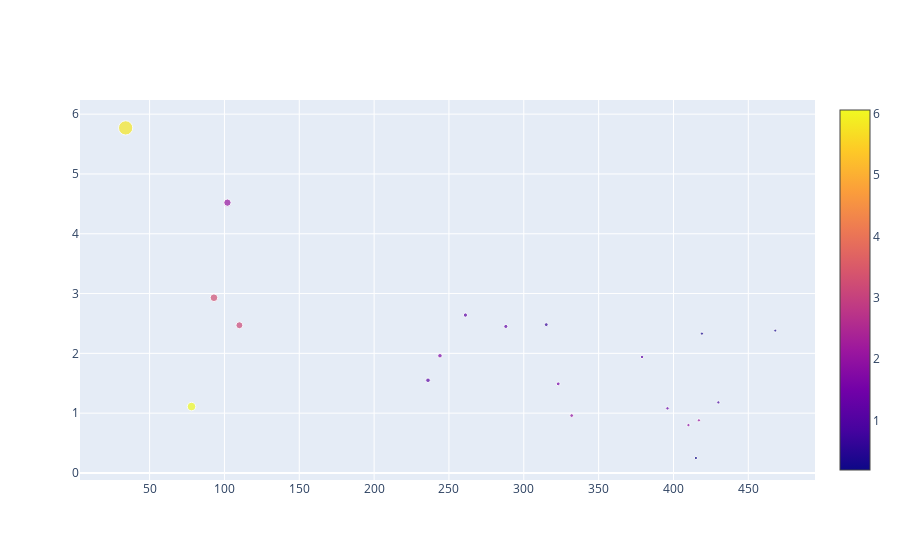

The notebook cell this image was saved under:
### Markdown cell above
Bubble Charts

### Code cell
# data preparation
df2015 = vgsales[vgsales.Year == 2015].iloc[:20,:]

data = [
    {
        'y': df2015.NA_Sales,
        'x': df2015.Rank,
        'mode': 'markers',
        'marker': {
            'color': df2015.EU_Sales,
            'size': df2015.Global_Sales,
            'showscale': True
        },
        "text" :  df2015.Name    
    }
]
iplot(data)

### Figure 1 — Plotly figure (JSON) as saved in the notebook; plotly's stock layout.template omitted (floating-point values rounded to 4 significant figures)
{"data": [{"marker": {"color": [5.81, 6.06, 3.29, 2.09, 3.15, 1.15, 1.69, 1.2, 1.26, 0.65, 1.58, 2, 1.22, 1.35, 1.92, 0.19, 2.11, 0.3, 0.87, 0.32], "showscale": true, "size": [14.24, 8.49, 7.67, 7.3, 6.96, 4.57, 4.47, 4.26, 4.09, 3.85, 3.79, 3.73, 3.49, 3.38, 3.28, 3.26, 3.23, 3.22, 3.18, 3]}, "mode": "markers", "text": ["Call of Duty: Black Ops 3", "FIFA 16", "Star Wars Battlefront (2015)", "Call of Duty: Black Ops 3", "Fallout 4", "Splatoon", "Uncharted: The Nathan Drake Collection", "Halo 5: Guardians", "Fallout 4", "NBA 2K16", "Batman: Arkham Knight", "The Witcher 3: Wild Hunt", "Star Wars Battlefront (2015)", "Metal Gear Solid V: The Phantom Pain", "Assassin's Creed Syndicate", "Monster Hunter X", "FIFA 16", "Madden NFL 16", "Super Mario Maker", "Gears of War: Ultimate Edition"], "type": "scatter", "x": [34, 78, 93, 102, 110, 236, 244, 261, 288, 315, 323, 332, 379, 396, 410, 415, 417, 419, 430, 468], "y": [5.77, 1.11, 2.93, 4.52, 2.47, 1.55, 1.96, 2.64, 2.45, 2.48, 1.49, 0.96, 1.94, 1.08, 0.8, 0.25, 0.88, 2.33, 1.18, 2.38]}], "layout": {}}
